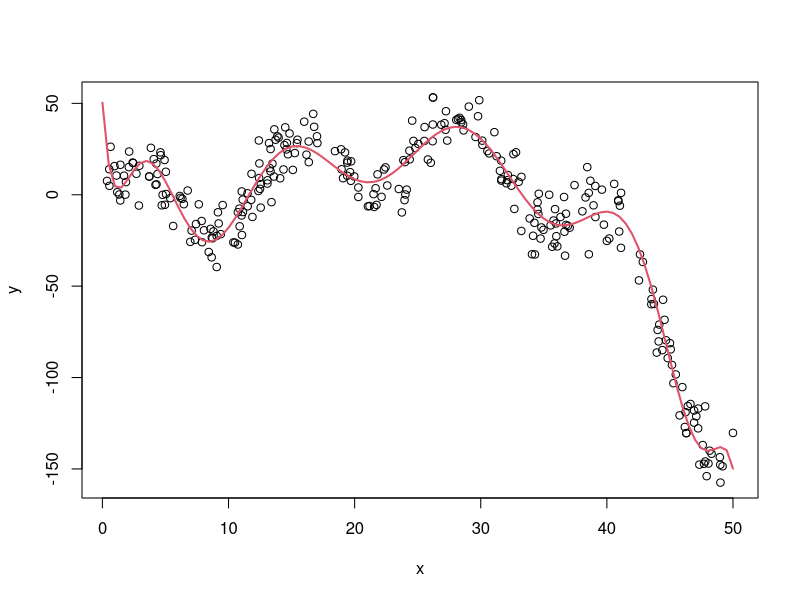
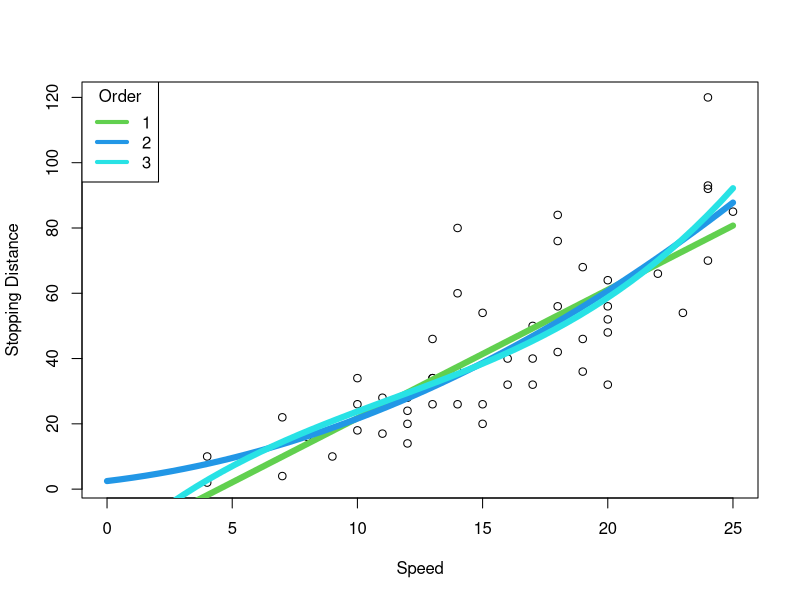
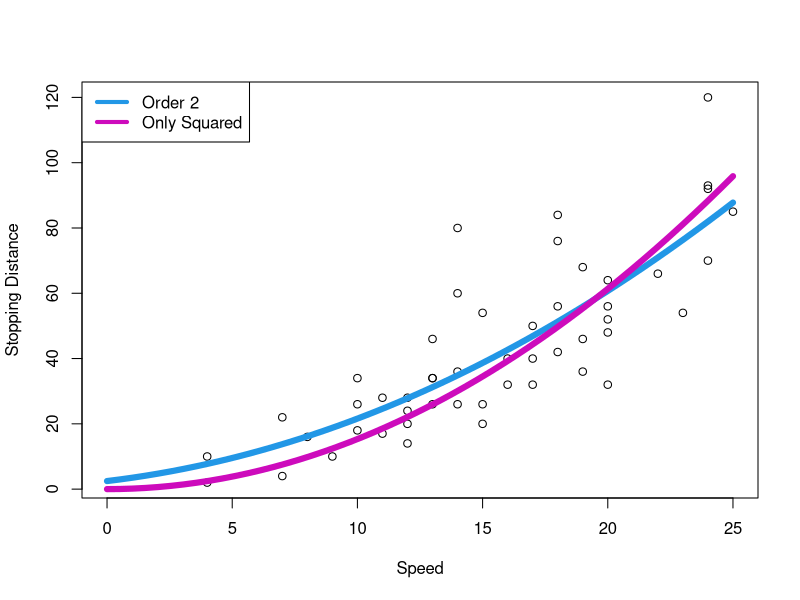
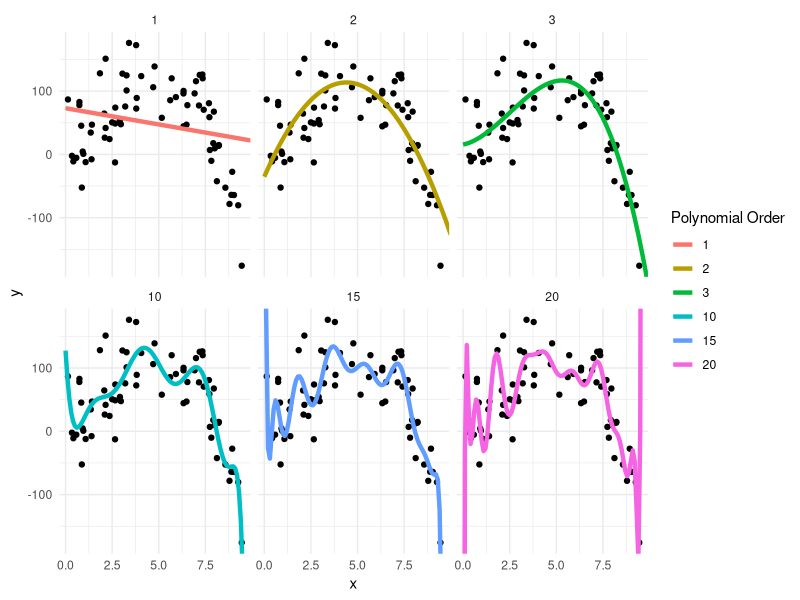

These figures' R source, in order:
## ---- chunk 1
#| include: false
set.seed(2112)
## ---- chunk 2
#| echo: false
#| fig-height: 4
#| fig-width: 4.5
x <- runif(300, 0, 50)
y <- 2 + 0.2*x^2 - 8 * log(x) - 0.005*x^3 + 20*sin(x/2) + rnorm(300, 0, 10)
plot(x, y)

xseq <- seq(0, 50, 0.5)
lines(xseq, 
    predict(lm(y ~ poly(x, 12)), newdata = list(x = xseq)),
    col = 2, lwd = 2)
## ---- chunk 3
#| echo: false
#| fig-height: 4
#| fig-width: 4.5
plot(dist ~ speed, data = cars,
    xlab = "Speed", ylab = "Stopping Distance",
    xlim = c(0, max(cars$speed)))
xseq <- seq(0, max(cars$speed), length.out = 50)

y1 <- predict(lm(dist ~ poly(speed, 1), data = cars), newdata = list(speed = xseq))
y2 <- predict(lm(dist ~ poly(speed, 2), data = cars), newdata = list(speed = xseq))
y3 <- predict(lm(dist ~ poly(speed, 3), data = cars), newdata = list(speed = xseq))

lines(xseq, y1, col = 3, lwd = 6)
lines(xseq, y2, col = 4, lwd = 6)
lines(xseq, y3, col = 5, lwd = 6)
legend("topleft", legend = 1:3, col = 1:3 + 2, lwd = 4, title = "Order")
## ---- chunk 4
#| echo: true
X <- data.frame(dist = cars$dist, x1 = cars$speed, x2 = cars$speed^2, 
    x3 = cars$speed^3, x4 = cars$speed^4)
lm(dist ~ ., data = X) |> anova()
## ---- chunk 5
#| echo: false
#| fig-height: 4
#| fig-width: 4.5
plot(dist ~ speed, data = cars,
    xlab = "Speed", ylab = "Stopping Distance",
    xlim = c(0, max(cars$speed)))
xseq <- seq(0, max(cars$speed), length.out = 50)

y2 <- predict(lm(dist ~ poly(speed, 2), data = cars), newdata = list(speed = xseq))
y20 <- predict(lm(dist ~ -1 + I(speed^2), data = cars), newdata = list(speed = xseq))

lines(xseq, y2, col = 4, lwd = 6)
lines(xseq, y20, col = 6, lwd = 6)
legend("topleft", legend = c("Order 2", "Only Squared"), col = c(4,6), lwd = 4)
## ---- chunk 6
#| echo: true
X <- data.frame(dist = cars$dist, x1 = cars$speed, x2 = cars$speed^2, 
    x3 = cars$speed^3, x4 = cars$speed^4)
m1 <- lm(dist ~ x1 + x2, data = X)
m2 <- lm(dist ~ -1 + x2, data = X)
anova(m2, m1)
## ---- chunk 7
#| echo: false
#| fig-height: 3
#| fig-width: 7
library(dplyr)
library(ggplot2)
set.seed(2112)

true_y <- function(x) 2 + 25*x + 5*x^2 - x^3 
epsilon <- function(n) rnorm(n, 0, 40)
xseq <- seq(0, 10, by = 0.1)
poly_orders <- c(1,2,3,10,15,20)

xtrain <- runif(70, 0, 10)
ytrain <- true_y(xtrain) + epsilon(length(xtrain))

for(poly_order in poly_orders) {
    ylm <- lm(ytrain ~ poly(xtrain, degree = poly_order))
    ypred <- predict(ylm, newdata = data.frame(xtrain = xseq))
    i_df <- data.frame(xtrain = xseq, ytrain = ypred, order = poly_order)
    if(poly_order == poly_orders[1]) {
        res_df <- i_df
    } else {
        res_df <- bind_rows(res_df, i_df)
    }
}

for (i in 1:length(poly_orders)) {
    if(i == 1) {
        df <- data.frame(x = xtrain, y = ytrain, order = poly_orders[i])
    } else {
        df2 <- data.frame(x = xtrain, y = ytrain, order = poly_orders[i])
        df <- bind_rows(df, df2)
    }
}

ggplot() + theme_minimal() +
    geom_point(data = df, mapping = aes(x = x, y = y)) +
    geom_line(data = res_df, 
        mapping = aes(x = xtrain, y = ytrain, colour = factor(order)),
        size = 1.5) +
    coord_cartesian(xlim = range(xtrain), ylim = range(ytrain)) +
    #scale_colour_viridis_d(option = "plasma", end = 0.75) +
    labs(x = "x", y = "y",
        colour = "Polynomial Order") +
    facet_wrap(~ order)

